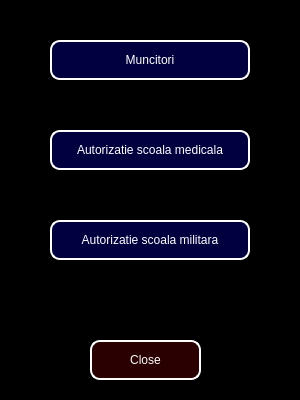
<?xml version="1.0" encoding="UTF-8"?>
<ui version="4.0">
 <class>windowShop</class>
 <widget class="QDialog" name="windowShop">
  <property name="geometry">
   <rect>
    <x>0</x>
    <y>0</y>
    <width>300</width>
    <height>400</height>
   </rect>
  </property>
  <property name="windowTitle">
   <string>Dialog</string>
  </property>
  <property name="styleSheet">
   <string notr="true">background-color: rgba(255, 255, 255,80%);</string>
  </property>
  <widget class="QPushButton" name="Muncitori">
   <property name="geometry">
    <rect>
     <x>50</x>
     <y>40</y>
     <width>200</width>
     <height>40</height>
    </rect>
   </property>
   <property name="styleSheet">
    <string notr="true">color: rgb(255, 255, 255);
background-color: rgba(0, 0, 127,50%);
border-style: solid;
border-width: 2px;
border-radius: 10px;
</string>
   </property>
   <property name="text">
    <string>Muncitori</string>
   </property>
  </widget>
  <widget class="QPushButton" name="Provoaca_2">
   <property name="geometry">
    <rect>
     <x>50</x>
     <y>130</y>
     <width>200</width>
     <height>40</height>
    </rect>
   </property>
   <property name="styleSheet">
    <string notr="true">color: rgb(255, 255, 255);
background-color: rgba(0, 0, 127,50%);
border-style: solid;
border-width: 2px;
border-radius: 10px;
</string>
   </property>
   <property name="text">
    <string>Autorizatie scoala medicala</string>
   </property>
  </widget>
  <widget class="QPushButton" name="AutoMili">
   <property name="geometry">
    <rect>
     <x>50</x>
     <y>220</y>
     <width>200</width>
     <height>40</height>
    </rect>
   </property>
   <property name="styleSheet">
    <string notr="true">color: rgb(255, 255, 255);
background-color: rgba(0, 0, 127,50%);
border-style: solid;
border-width: 2px;
border-radius: 10px;
</string>
   </property>
   <property name="text">
    <string>Autorizatie scoala militara</string>
   </property>
  </widget>
  <widget class="QPushButton" name="Close">
   <property name="geometry">
    <rect>
     <x>90</x>
     <y>340</y>
     <width>111</width>
     <height>40</height>
    </rect>
   </property>
   <property name="styleSheet">
    <string notr="true">color: rgb(255, 255, 255);
background-color: rgba(85, 0, 0,50%);
border-style: solid;
border-width: 2px;
border-radius: 10px;
</string>
   </property>
   <property name="text">
    <string>Close</string>
   </property>
  </widget>
  <widget class="QWidget" name="widget" native="true">
   <property name="geometry">
    <rect>
     <x>-10</x>
     <y>-20</y>
     <width>321</width>
     <height>431</height>
    </rect>
   </property>
   <property name="styleSheet">
    <string notr="true">background-color: rgb(0,0,0);</string>
   </property>
  </widget>
  <zorder>widget</zorder>
  <zorder>Muncitori</zorder>
  <zorder>Provoaca_2</zorder>
  <zorder>AutoMili</zorder>
  <zorder>Close</zorder>
 </widget>
 <resources/>
 <connections/>
</ui>
